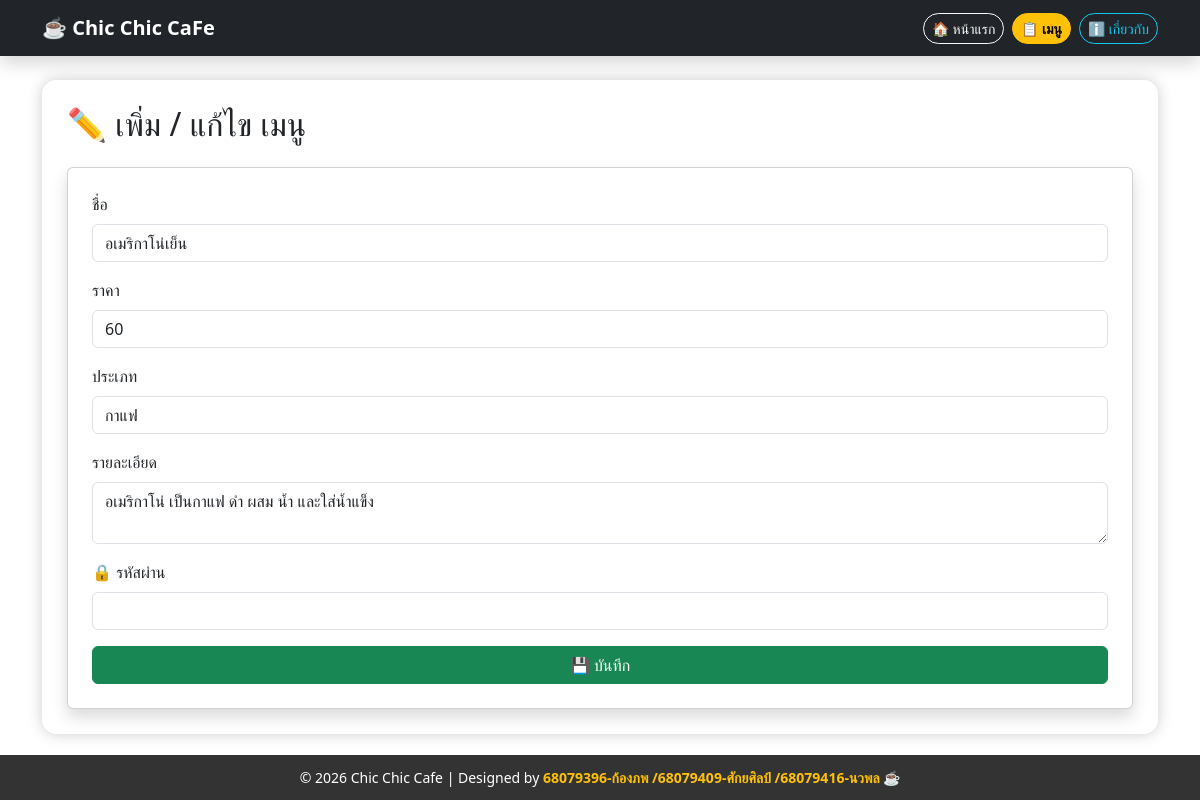
Page /edit/1/ on the committed database.
### myapp/models.py (models this page shows, shortened)
class Menu(models.Model):
    name = models.CharField(max_length=100)
    price = models.IntegerField()
    category = models.CharField(max_length=50)
    description = models.TextField(blank=True)

### myapp/views.py (the view, shortened to what this page needs)
# urls.py: path('edit/<int:id>/', views.edit_menu),
def edit_menu(request, id):
    menu = get_object_or_404(Menu, id=id)
    return render(request, 'form.html', {'menu': menu})

### myapp/templates/form.html (shortened to what this page needs)
{% extends "base.html" %}
{% block content %}
<h2 class="mb-4">✏️ เพิ่ม / แก้ไข เมนู</h2>
<form method="POST" class="card p-4 shadow">
<div class="mb-3">
    <label class="form-label">ชื่อ</label>
    <input type="text" name="name" class="form-control" value="{{ menu.name }}">
</div>
<div class="mb-3">
    <label class="form-label">ราคา</label>
    <input type="number" name="price" class="form-control" value="{{ menu.price }}">
</div>
<div class="mb-3">
    <label class="form-label">ประเภท</label>
    <input type="text" name="category" class="form-control" value="{{ menu.category }}">
</div>
<div class="mb-3">
    <label class="form-label">รายละเอียด</label>
    <textarea name="description" class="form-control">{{ menu.description }}</textarea>
</div>
<div class="mb-3">
    <label class="form-label">🔒 รหัสผ่าน</label>
    <input type="password" name="password" class="form-control" required>
</div>
<button class="btn btn-success w-100">💾 บันทึก</button>
</form>
{% endblock %}

### myapp/templates/base.html (style rules this page uses)
html, body { height: 100%; }
body { background-image: url('https://thumbs.dreamstime.com/b/aesthetic-coffee-cup-latte-art-textured-background-surrounded-beans-fabric-perfect-cafe-themes-330498059.jpg'); background-size: cover; background-position: center; background-attachment: fixed; display: flex; flex-direction: column; }

### rows in the picture
Menu: name "อเมริกาโน่เย็น", price "60", category "กาแฟ", description "อเมริกาโน่ เป็นกาแฟ ดำ ผสม น้ำ และใส่น้ำแข็ง"
